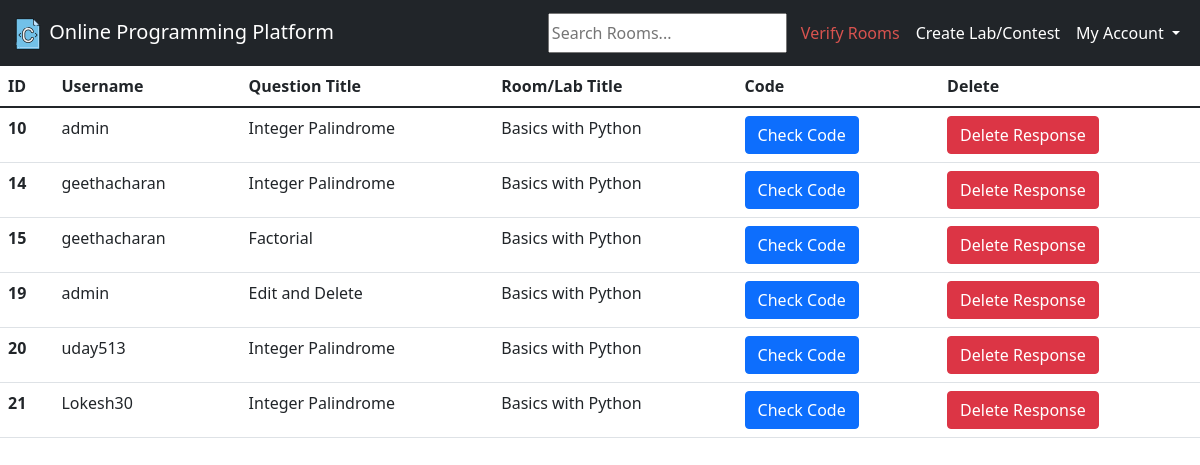
The page /room_responses/4 (signed in) on the database as committed earlier.
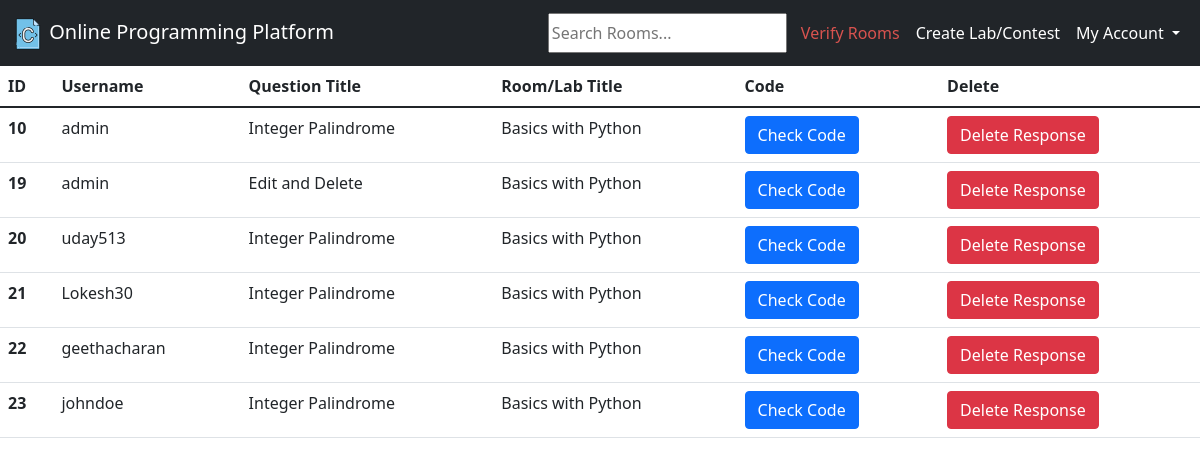
The same page on the database as committed later.
### base/models.py (models this page shows, shortened)
class Solution(models.Model):
    code = models.TextField()
    user = models.ForeignKey(User, on_delete=models.SET_NULL, null=True)
    question = models.ForeignKey(Question, on_delete=models.CASCADE)
    room = models.ForeignKey(Room, on_delete=models.CASCADE)
    input = models.TextField(null=True)
    updated = models.DateTimeField(auto_now=True)
    created = models.DateTimeField(auto_now_add=True)

class Question(models.Model):
    question_title = models.CharField(max_length=50)
    question_full = models.TextField()
    sample_test_case = models.TextField()
    updated = models.DateTimeField(auto_now=True)
    created = models.DateTimeField(auto_now_add=True)
    room = models.ForeignKey(Room, on_delete=models.CASCADE)
    def __str__(self):
        return self.question_title

class Room(models.Model):
    host = models.ForeignKey(User, on_delete=models.SET_NULL, null=True)
    name = models.CharField(max_length=200)
    description = models.TextField(null=True, blank=True)
    verified = models.BooleanField(default=False)
    room_password = models.CharField(max_length=20, default="admin123")
    updated = models.DateTimeField(auto_now=True)
    created = models.DateTimeField(auto_now_add=True)
    class Meta:
        ordering = ['-updated', '-created']
    def __str__(self):
        return self.name

### base/views.py (the view)
# urls.py: path('room_responses/<str:pk>', views.roomResponses, name="roomResponses"),
@login_required(login_url='login')
def roomResponses(request, pk):
    room = Room.objects.get(id=pk)
    if request.user.username not in [room.host.username, 'admin']:
        return HttpResponse("You can't do this ...")
    solutions = Solution.objects.filter(room=room)
    context = {'solutions': solutions, 'room': room}
    return render(request, "responses.html", context)

### templates/responses.html (shortened to what this page needs)
{% extends 'main.html' %}
{% block content %}
<table class="table table-hover">
    <thead>
    <tr>
        <th scope="col">ID</th>
        <th scope="col">Username</th>
        <th scope="col">Question Title</th>
        <th scope="col">Room/Lab Title</th>
        <th scope="col">Code</th>
        <th scope="col">Delete</th>
    </tr>
    </thead>
    <tbody>
    {% for sol in solutions %}
    <tr>
        <th scope="row">{{sol.id}}</th>
        <td>{{sol.user}}</td>
        <td>{{sol.question}}</td>
        <td>{{sol.room}}</td>
        <td>
            <a class="btn btn-primary"
               href="//{{request.get_host}}/view_response/{{room.id}}/{{sol.question.id}}/{{sol.id}}/"
               role="button">Check Code</a>
        </td>
        <td><a class="btn btn-danger"
               href="//{{request.get_host}}/delete_response/{{room.id}}/{{sol.question.id}}/{{sol.id}}/"
               role="button">Delete Response </a>
        </td>
    </tr>
    {% endfor %}
    </tbody>
</table>
{% endblock %}

### templates/main.html (shortened to what this page needs)
<!DOCTYPE html>
<html lang="en">
<head>
    <link href="https://cdn.jsdelivr.net/npm/bootstrap@5.1.3/dist/css/bootstrap.min.css"
          rel="stylesheet"
>
</head>
<body>
    {% include 'navbar.html' %}
    {% block content %}
    {% endblock %}
</body>
</html>

### templates/navbar.html (shortened to what this page needs)
<nav class="navbar navbar-expand-lg navbar-dark bg-dark">
    <div class="container-fluid">
        <h2>
            <a class="navbar-brand" href="/home/">
                {% load static %}
                <img src="{% static 'images/c64.png' %}" alt=""
                     width="32" height="32" class="d-inline-block align-text-top">
                Online Programming Platform
            </a>
        </h2>
        {% if user.username %}
        <div class="collapse navbar-collapse" id="navbarSupportedContent">
            <ul class="navbar-nav ms-auto mb-2 mb-lg-0">
                <form class="d-flex" method="GET" action="/home/" style="padding-right:6px;">
                    <input type="text" name="q" placeholder="Search Rooms...">
                </form>
                {% if user.username == 'admin' %}
                <li class="nav-item">
                    <a class="nav-link active" href="/unverified_rooms" style="color:#d9534f">Verify Rooms</a>
                </li>
                {%endif%}
                <li class="nav-item">
                    <a class="nav-link active" href="/create_room">Create Lab/Contest</a>
                </li>
                <li class="nav-item dropdown">
                    <a class="nav-link active dropdown-toggle" href="#" id="navbarDropdown" role="button"
                       data-bs-toggle="dropdown" aria-expanded="false">
                        My Account
                    </a>
                </li>
            </ul>
        </div>
        {%endif%}
    </div>
</nav>

Rows that differ between the two databases and show on the page:
removed Solution: id "14", user "geethacharan", question "Integer Palindrome", room "Basics with Python"
removed Solution: id "15", user "geethacharan", question "Factorial", room "Basics with Python"
added Solution: id "22", user "geethacharan", question "Integer Palindrome", room "Basics with Python"
added Solution: id "23", user "johndoe", question "Integer Palindrome", room "Basics with Python"
